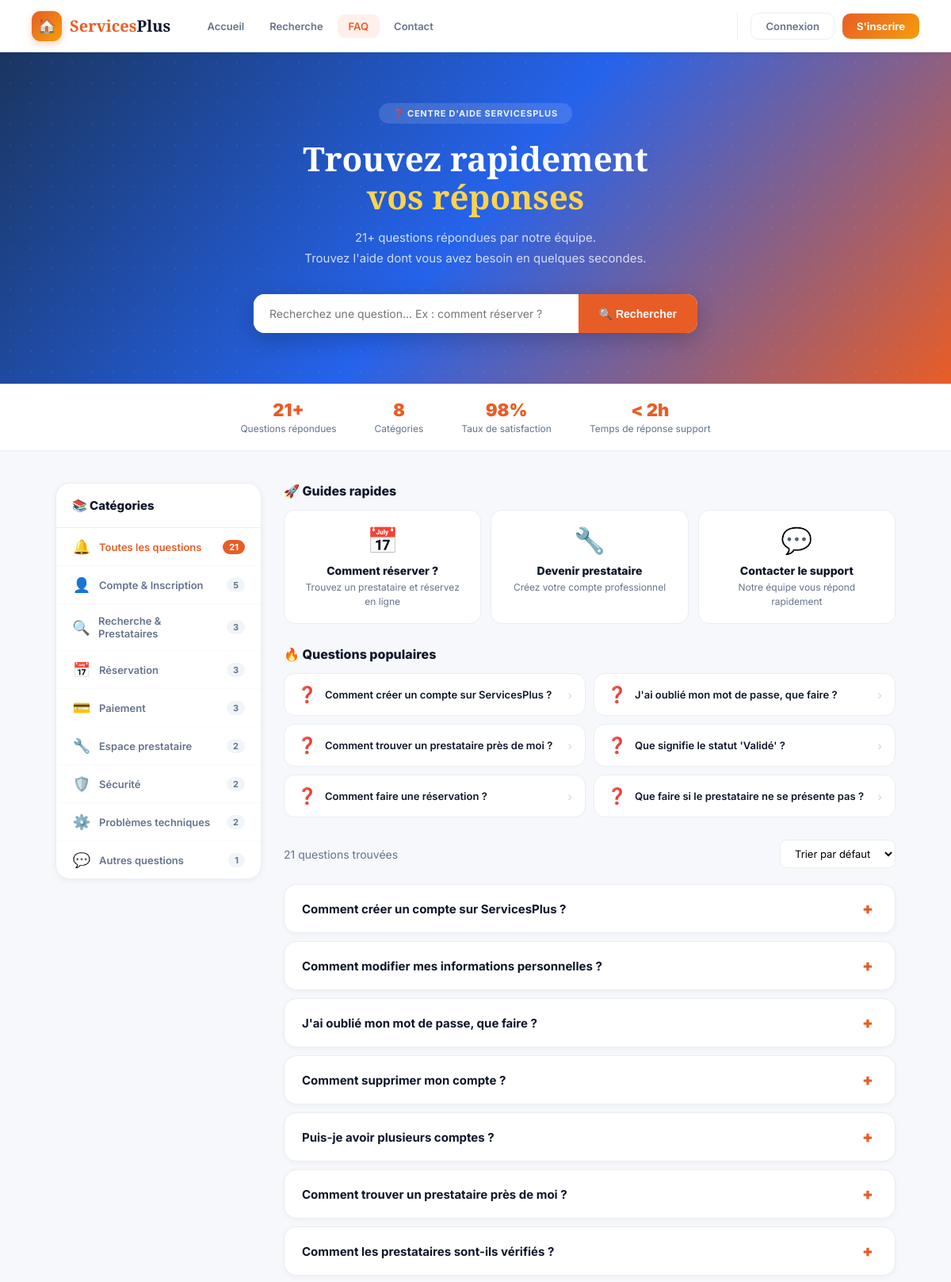
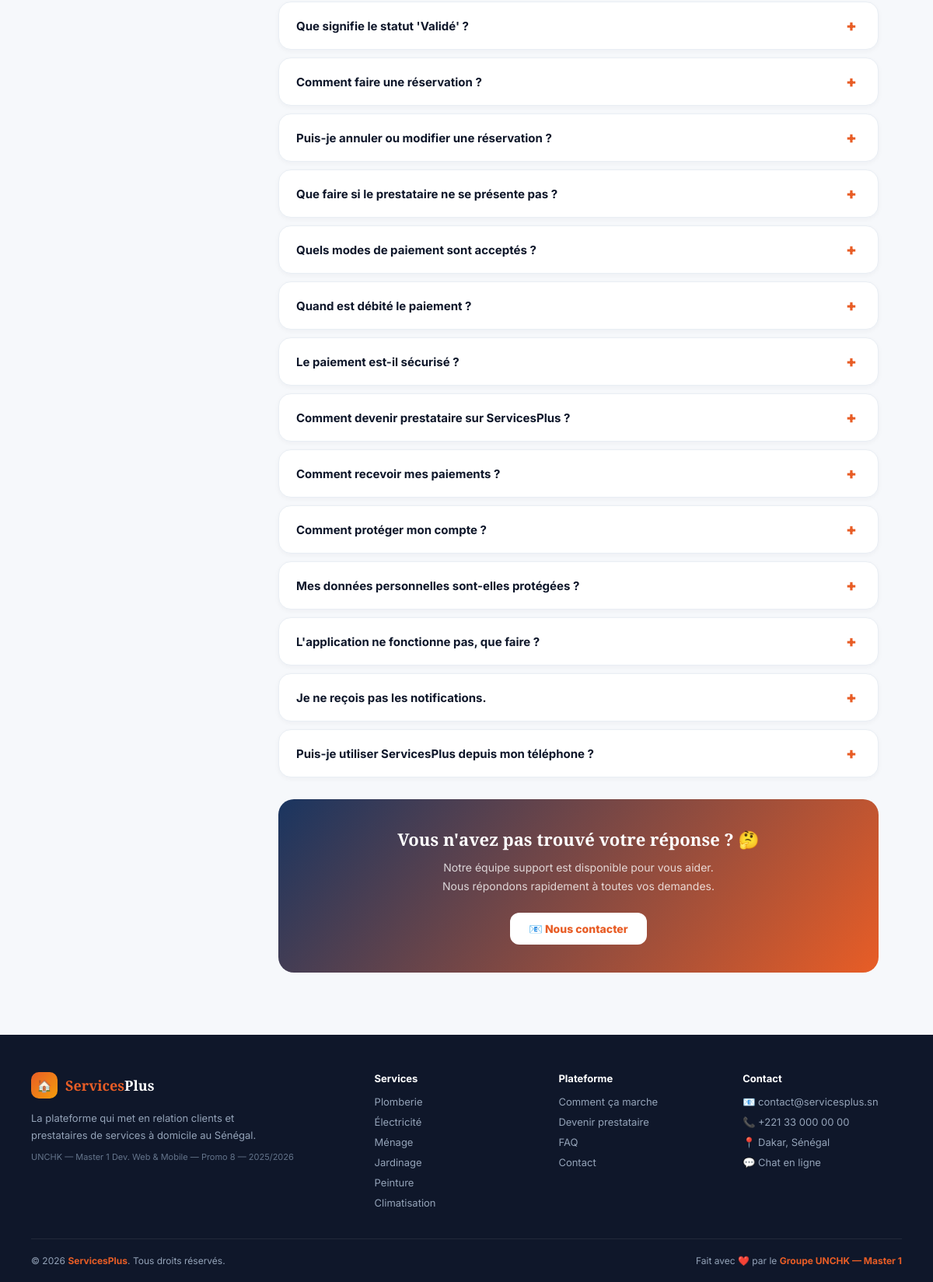
The app's page /faq.php with its own data (2 pictures, top to bottom).
### tables this page shows
CREATE TABLE IF NOT EXISTS `faq` (
  `id` int NOT NULL AUTO_INCREMENT,
  `categorie` varchar(30) NOT NULL,
  `question` varchar(255) NOT NULL,
  `reponse` text NOT NULL,
  `tags` varchar(150) DEFAULT NULL,
  `populaire` tinyint(1) NOT NULL DEFAULT '0',
  `votes_utile` int NOT NULL DEFAULT '0',
  `votes_inutile` int NOT NULL DEFAULT '0',
  `date_creation` datetime NOT NULL DEFAULT CURRENT_TIMESTAMP,
  PRIMARY KEY (`id`)
);

### includes/fonctions.php (called while the page is built, shortened)
<?php
function e(?string $texte): string
{
    return htmlspecialchars($texte ?? '', ENT_QUOTES, 'UTF-8');
}

### faq.php (the view, shortened to what this page needs)
<?php
require 'config/connexion.php';
require 'includes/fonctions.php';
$catMeta = [
    'tous'         => ['ic' => '🔔', 'lbl' => 'Toutes les questions'],
    'compte'       => ['ic' => '👤', 'lbl' => 'Compte & Inscription'],
    'recherche'    => ['ic' => '🔍', 'lbl' => 'Recherche & Prestataires'],
    'reservation'  => ['ic' => '📅', 'lbl' => 'Réservation'],
    'paiement'     => ['ic' => '💳', 'lbl' => 'Paiement'],
    'prestataire'  => ['ic' => '🔧', 'lbl' => 'Espace prestataire'],
    'securite'     => ['ic' => '🛡️', 'lbl' => 'Sécurité'],
    'technique'    => ['ic' => '⚙️', 'lbl' => 'Problèmes techniques'],
    'autre'        => ['ic' => '💬', 'lbl' => 'Autres questions'],
];
$catActive = $_GET['cat'] ?? 'tous';
$q   = trim($_GET['q'] ?? '');
$tri = $_GET['tri'] ?? 'default';
$comptes = $pdo->query('SELECT categorie, COUNT(*) AS nb FROM faq GROUP BY categorie')
               ->fetchAll(PDO::FETCH_KEY_PAIR);
$totalFaq = array_sum($comptes);
$populaires = $pdo->query('SELECT * FROM faq WHERE populaire = 1 ORDER BY votes_utile DESC LIMIT 6')->fetchAll();
$where = [];
$params = [];
$whereSql = $where ? ('WHERE ' . implode(' AND ', $where)) : '';
$ordreSql = match ($tri) {
    'popular' => 'populaire DESC, votes_utile DESC',
    'recent'  => 'id DESC',
    default   => 'id ASC',
};
$stmt = $pdo->prepare("SELECT * FROM faq $whereSql ORDER BY $ordreSql");
$stmt->execute($params);
$questions = $stmt->fetchAll();
require 'includes/header.php';
?>
<div class="hero">
  <div class="hero-inner">
    <div class="hero-badge"><span>❓ Centre d'aide ServicesPlus</span></div>
    <h1>Trouvez rapidement<br/><em>vos réponses</em></h1>
    <p><?= $totalFaq ?>+ questions répondues par notre équipe.<br/>Trouvez l'aide dont vous avez besoin en quelques secondes.</p>
    <form class="search-bar" method="get" action="faq.php">
      <input type="text" name="q" placeholder="Recherchez une question... Ex : comment réserver ?" value="<?= e($q) ?>"/>
      <button type="submit">🔍 Rechercher</button>
    </form>
  </div>
</div>
<div class="stats-bar">
  <div class="stats-inner">
    <div class="stat-item"><div class="stat-val"><?= $totalFaq ?>+</div><div class="stat-lbl">Questions répondues</div></div>
    <div class="stat-item"><div class="stat-val"><?= count($catMeta) - 1 ?></div><div class="stat-lbl">Catégories</div></div>
    <div class="stat-item"><div class="stat-val">98%</div><div class="stat-lbl">Taux de satisfaction</div></div>
    <div class="stat-item"><div class="stat-val">&lt; 2h</div><div class="stat-lbl">Temps de réponse support</div></div>
  </div>
</div>
<div class="container">
  <div class="layout">
    <aside class="sidebar">
      <div class="sb-title">📚 Catégories</div>
      <?php foreach ($catMeta as $id => $meta): ?>
        <a class="cat-item <?= $catActive === $id ? 'active' : '' ?>" href="faq.php?cat=<?= $id ?>">
          <span class="ic"><?= $meta['ic'] ?></span>
          <span><?= $meta['lbl'] ?></span>
          <span class="cnt"><?= $id === 'tous' ? $totalFaq : ($comptes[$id] ?? 0) ?></span>
        </a>
      <?php endforeach; ?>
    </aside>
    <main>
      <div class="guide-section">
        <div class="pop-title">🚀 Guides rapides</div>
        <div class="guide-grid">
          <a class="guide-card" href="recherche.php"><div class="guide-ic">📅</div><div class="guide-title">Comment réserver ?</div><div class="guide-sub">Trouvez un prestataire et réservez en ligne</div></a>
          <a class="guide-card" href="inscription.php"><div class="guide-ic">🔧</div><div class="guide-title">Devenir prestataire</div><div class="guide-sub">Créez votre compte professionnel</div></a>
          <a class="guide-card" href="contact.php"><div class="guide-ic">💬</div><div class="guide-title">Contacter le support</div><div class="guide-sub">Notre équipe vous répond rapidement</div></a>
        </div>
      </div>
      <?php if ($catActive === 'tous' && $q === '' && $populaires): ?>
        <div class="popular-section">
          <div class="pop-title">🔥 Questions populaires</div>
          <div class="pop-grid">
            <?php foreach ($populaires as $f): ?>
              <a class="pop-card" href="#faq-<?= $f['id'] ?>"><span class="pop-ic">❓</span><span class="pop-text"><?= e($f['question']) ?></span><span class="pop-arrow">›</span></a>
            <?php endforeach; ?>
          </div>
        </div>
      <?php endif; ?>
      <div class="faq-header">
        <span class="faq-count"><?= count($questions) ?> question<?= count($questions)>1?'s':'' ?> trouvée<?= count($questions)>1?'s':'' ?></span>
        <form method="get" action="faq.php">
          <select class="faq-sort" name="tri" onchange="this.form.submit()">
            <option value="default" <?= $tri==='default'?'selected':'' ?>>Trier par défaut</option>
          </select>
        </form>
      </div>
      <?php if (empty($questions)): ?>
        <div class="empty">
          <div class="empty-ic">🔍</div>
          <div class="empty-title">Aucune question trouvée</div>
          <div class="empty-sub">Essayez d'autres mots-clés ou <a href="contact.php" style="color:var(--primary);font-weight:700;">contactez notre support</a>.</div>
        </div>
      <?php else: ?>
        <?php foreach ($questions as $f): $dejaVote = in_array($f['id'], $_SESSION['faq_votes'] ?? []); ?>
          <div class="faq-item" id="faq-<?= $f['id'] ?>">
            <div class="faq-q" onclick="this.parentElement.classList.toggle('open')">
              <span class="faq-q-text"><?= e($f['question']) ?></span>
              <span class="faq-icon">+</span>
            </div>
          </div>
        <?php endforeach; ?>
      <?php endif; ?>
      <div class="cta-contact">
        <h3>Vous n'avez pas trouvé votre réponse ? 🤔</h3>
        <p>Notre équipe support est disponible pour vous aider.<br/>Nous répondons rapidement à toutes vos demandes.</p>
        <div class="cta-btns">
          <a class="btn-white" href="contact.php">📧 Nous contacter</a>
        </div>
      </div>
    </main>
  </div>
</div>
<?php require 'includes/footer.php'; ?>

### records on screen
faq: id "3", populaire "1", question "J'ai oublié mon mot de passe, que faire ?"
faq: question "Comment créer un compte sur ServicesPlus ?"
faq: question "Comment trouver un prestataire près de moi ?"
faq: question "Que signifie le statut 'Validé' ?"
faq: question "Comment faire une réservation ?"
faq: question "Que faire si le prestataire ne se présente pas ?"
faq: question "Comment modifier mes informations personnelles ?"
faq: question "Comment supprimer mon compte ?"
faq: question "Puis-je avoir plusieurs comptes ?"
faq: question "Comment les prestataires sont-ils vérifiés ?"
faq: question "Puis-je annuler ou modifier une réservation ?"
faq: question "Quels modes de paiement sont acceptés ?"
faq: question "Quand est débité le paiement ?"
faq: question "Le paiement est-il sécurisé ?"
faq: question "Comment devenir prestataire sur ServicesPlus ?"
faq: question "Comment recevoir mes paiements ?"
faq: question "Comment protéger mon compte ?"
faq: question "Mes données personnelles sont-elles protégées ?"
faq: question "L'application ne fonctionne pas, que faire ?"
faq: question "Je ne reçois pas les notifications."
faq: question "Puis-je utiliser ServicesPlus depuis mon téléphone ?"

### other values on screen
$totalFaq "21"
count($catMeta) - 1 "8"
$meta['ic'] "🔔"
$meta['lbl'] "Toutes les questions"
$meta['ic'] "👤"
$meta['lbl'] "Compte & Inscription"
$comptes[$id] "5"
$meta['ic'] "🔍"
$meta['lbl'] "Recherche & Prestataires"
$meta['ic'] "📅"
$meta['lbl'] "Réservation"
$meta['ic'] "💳"
$meta['lbl'] "Paiement"
$meta['ic'] "🔧"
$meta['lbl'] "Espace prestataire"
